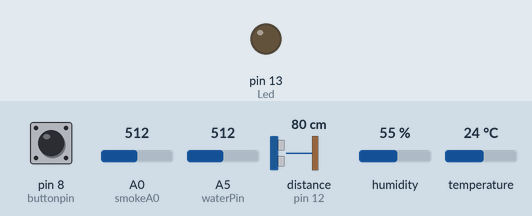
The sketch below on a simulated Arduino Uno, built with avr-gcc and run on an emulated ATmega328P. On the bench: output pins drawn as LEDs (lit = HIGH). Wiring (inferred from the names in the program): ultrasonic range finder: trigger pin 11; echo pin 12. Inputs (shaded band) come from the test bench; at power-on: pin 8 (buttonpin) LOW, distance to the obstacle (sensor on pin 12) 80 cm, temperature 24 °C, A0 (smokeA0) = 512, A5 (waterPin) = 512, humidity 55 %. The echo pulse lasts 58.3 µs per cm; pins used as bus, display or sensor lines are not drawn; what the sketch prints to the serial monitor is not drawn.

Above: at 1.2 s.
1.3 s: pin 8 (buttonpin) pulled HIGH for 0.15 s
At 1.39 s:
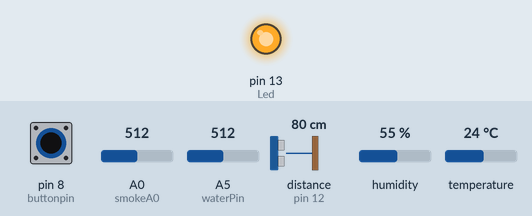
2.9 s: distance to the obstacle (sensor on pin 12) set to 2 cm
10.2 s: temperature set to 9 °C
17.5 s: A0 (smokeA0) set to 390
24.8 s: distance to the obstacle (sensor on pin 12) set to 18 cm
32.1 s: A5 (waterPin) set to 90
Timing chart, 0 to 35.1 s (numbered marks = the images above; inputs shaded):
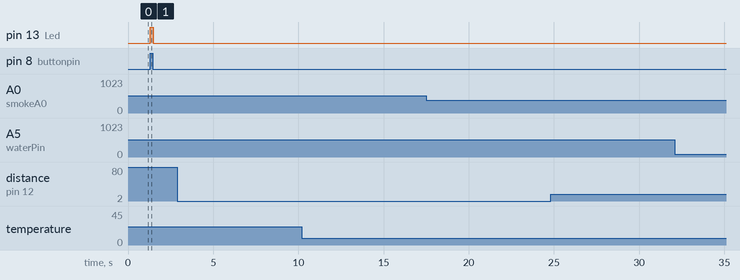

Measured:
- after the input at 1.3 s, pin 13 (Led): LOW → HIGH at once, → LOW 0.18 s later
- after the input at 2.9 s, every drawn part: stays the same
- after the input at 10.2 s, every drawn part: stays the same
- after the input at 17.5 s, every drawn part: stays the same
- after the input at 24.8 s, every drawn part: stays the same
- after the input at 32.1 s, every drawn part: stays the same

The sketch:

disastersensor.ino
```cpp
#include "DHT.h"

#define DHTPIN 9     // what digital pin we're connected to

// Uncomment whatever type you're using!
#define DHTTYPE DHT11   // DHT 11
//#define DHTTYPE DHT22   // DHT 22  (AM2302), AM2321
//#define DHTTYPE DHT21   // DHT 21 (AM2301)

int d; //delay counter
float h, t, f, hif, hic;

DHT dht(DHTPIN, DHTTYPE);


int Led = 13; // define LED Interface
int buttonpin = 8; // define the tilt switch sensor interfaces
int val; // define numeric variables val
int shake = 0;
int prev = 0;
int zsum = 0;
int ssum = 0;

int waterPin = A5;
int wthresholdValue = 929;
int waterValue = 0;

int flamePin = A5; // select the input pin for the LDR

int flameValue = 0; // variable to store the value coming from the sensor

int buzz =10;
int smokeA0 = A0;
// Your threshold value
int sensorThres = 400;
int smokeSensor = 0;


int trigPin = 11;    //Trig - green Jumper
int echoPin = 12;    //Echo - yellow Jumper
long duration, cm;

void setup() {

  h = 0.0;
  f = 0.0;
  t = 0.0;
  hic = 0.0;
  hif = 0.0;
  d = 0;
  pinMode(Led, OUTPUT); // define LED as output interface
  pinMode(buttonpin, INPUT); // define the output interface tilt switch sensor
  pinMode(waterPin, INPUT);

  pinMode(flamePin, INPUT);

  pinMode(smokeA0, INPUT);

  pinMode(trigPin, OUTPUT);
  pinMode(echoPin, INPUT);
  cm = 0.0;

  Serial.begin(115200);
  Serial.println("Sensor Begin");

  dht.begin();
}

void loop() {
  delay(50);
  d += 50;

  if (d==2000) {
    d = 0; //reset delay
  }

  val = digitalRead(buttonpin);


  if (d%500 == 0) {
     waterValue = analogRead(waterPin);
  }

  if (d%200 == 0) {
    flameValue = analogRead(flamePin);
  }

  if (d%200 == 0) {
    smokeSensor = analogRead(smokeA0);
  }

  if (d%250 == 0) {
    digitalWrite(trigPin, LOW);
  delayMicroseconds(5);
  digitalWrite(trigPin, HIGH);
  delayMicroseconds(10);
  digitalWrite(trigPin, LOW);

  // Read the signal from the sensor: a HIGH pulse whose
  // duration is the time (in microseconds) from the sending
  // of the ping to the reception of its echo off of an object.
  pinMode(echoPin, INPUT);
  duration = pulseIn(echoPin, HIGH);

  // convert the time into a distance
  cm = (duration/2) / 29.1;
  }


  if (d%2000 == 0) {
  // Wait a few seconds between measurements.

  // Reading temperature or humidity takes about 250 milliseconds!
  // Sensor readings may also be up to 2 seconds 'old' (its a very slow sensor)
  h = dht.readHumidity();
  // Read temperature as Celsius (the default)
  t = dht.readTemperature();
  // Read temperature as Fahrenheit (isFahrenheit = true)
  f = dht.readTemperature(true);

  // Check if any reads failed and exit early (to try again).
  if (isnan(h) || isnan(t) || isnan(f)) {
    Serial.println("Failed to read from DHT sensor!");
    return;
  }

  // Compute heat index in Fahrenheit (the default)
  hif = dht.computeHeatIndex(f, h);
  // Compute heat index in Celsius (isFahreheit = false)
  hic = dht.computeHeatIndex(t, h, false);
  }


  Serial.print("Humidity: ");
  Serial.print(h);
//  Serial.print(" %\t");
  Serial.print("#Temperature: ");
  Serial.print(t);
//  Serial.print(" *C ");
//  Serial.print(f);
//  Serial.print(" *F\t");
  Serial.print("#Heat index: ");
  Serial.print(hic);
//  Serial.print(" *C ");
//  Serial.print(hif);
//  Serial.println(" *F");

// When the tilt sensor detects a signal when the switch, LED flashes
if (val == HIGH) {
digitalWrite(Led, HIGH);

if (prev == 0) {
  shake = 1;
} else {
  shake = 0;
}

prev = 1;

}
else {
digitalWrite(Led, LOW);
if (prev == 1) {
  shake = 1;
} else {
  shake = 0;
}
prev = 0;
}

if (shake == 0) {
  zsum++;
} else {
  zsum = 0;
  ssum++;
}

if (zsum == 50) {
  ssum = 0;
  zsum = 0;
}

  Serial.print("#quake : ");
  if (ssum > 10)
  { Serial.print(1);
  }
  else {
    Serial.print(0);
  }
  Serial.print("#");
  Serial.print("shake : ");
  Serial.print(shake);
  Serial.print("#watervalue : ");
  Serial.print(waterValue);

  if(waterValue > wthresholdValue){
    Serial.print("#flood : 1 ");
  }
  else {
    Serial.print("#flood : 0 ");
  }

  Serial.print("#flamevalue : ");
  Serial.print(flameValue);

  if (flameValue < 100)

{

Serial.print("#fire : 1");
} else {
  Serial.print("#fire : 0");
}


  Serial.print("#smokeValue: ");
  Serial.print(smokeSensor);
  // Checks if it has reached the threshold value
  if (smokeSensor > sensorThres)
  {
    Serial.print("#smoke : 1");
  }
  else
  {
    Serial.print("#smoke : 0");
  }

  Serial.print("#distance: ");
  Serial.print(cm);


  Serial.println(" ");


}
```
